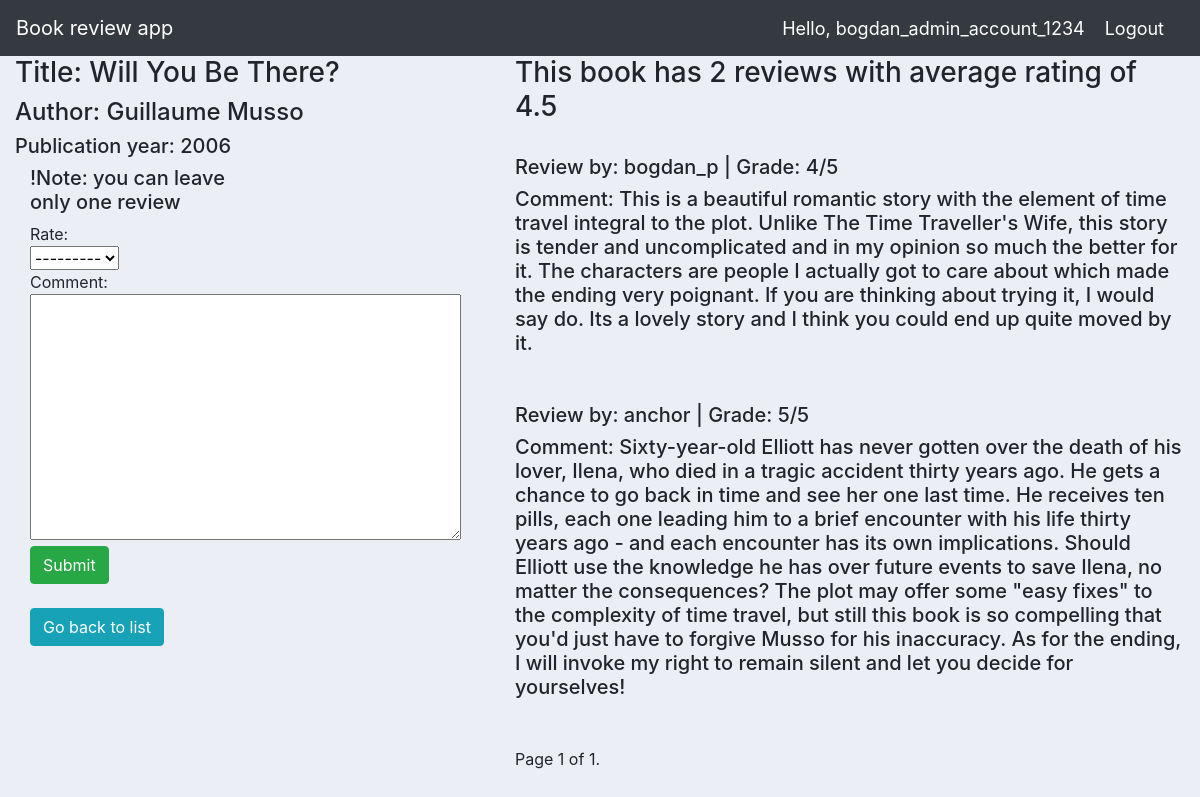
/book_detail/8/ (signed in), run on the app's committed database.
### reviews/models.py (models this page shows, shortened)
class Book(models.Model):
    name = models.CharField(max_length=200)
    image= models.ImageField(default='default.jpg', upload_to='profile_pics',null=True,blank=True)
    author = models.CharField(max_length=200)
    resume = models.TextField(null=True,blank=True)
    publication_year = models.DateTimeField()
    def average_rating(self):
        return self.review_set.aggregate(Avg('rating'))['rating__avg']

class Review(models.Model):
    RATING_CHOICES = (
        (1, '1'),
        (2, '2'),
        (3, '3'),
        (4, '4'),
        (5, '5'),
    )
    user = models.ForeignKey(User,on_delete=models.CASCADE)
    book = models.ForeignKey(Book,on_delete=models.CASCADE)
    pub_date = models.DateTimeField(auto_now_add=True)
    comment = models.TextField(null=True,blank=True)
    rating = models.IntegerField(choices=RATING_CHOICES)

### reviews/views.py (the view, shortened to what this page needs)
# urls.py: path('book_detail/<str:pk>/', BookDetail, name='book_detail'),
@login_required(login_url='login')
def BookDetail(request,pk):
    book = Book.objects.get(pk=pk)
    reviews=Review.objects.filter(book=book)
    count = len(reviews)
    paginator = Paginator(reviews, 7)
    page_number = request.GET.get('page')
    page_obj = paginator.get_page(page_number)
    form = ReviewForm()
    user_review = Review.objects.filter(book=book, user=request.user)
    context={
        'book':page_obj,
        'form':form,
        'books':book,
        'count':count
    }
    return render(request,'reviews/book_detail.html',context)

### reviews/forms.py
class ReviewForm(ModelForm):
    class Meta:
        model = Review
        fields =  ['rating', 'comment']

### reviews/templates/reviews/book_detail.html (shortened to what this page needs)
{% extends 'reviews/main.html' %}
{% load static %}
{% block content %}
<div class="row">
	<div class="col-md-5">
        <h3>Title: {{books.name}}</h1>
        <h4>Author: {{books.author}}</h1>
        <h5>Publication year: {{books.publication_year|date:"Y"}}</h5>
<div class="col-lg-6 col-md-6 mb-6">
    <form method="post" action="">
        <h5>!Note: you can leave only one review</h5>
        Rate:
        <br>
        {{ form.rating }}
        <br>
        Comment:
        <br>
        {{ form.comment }}
    <input type="submit" class="btn btn-success" name="Add Review">
    </form>
    <br>
<a class="btn btn-info" href="{% url 'book_list' %}">Go back to list</a>
</div>
</div>
    <div class="col-md-7">
        <h3>This book has {{ count }} reviews with average rating of {% if count == 0 %} 0 {% else %} {{books.average_rating | floatformat }} {% endif %}</h3>
        <br>
        {% for review in book reversed %}
        <div class="text-wrap">
            <table class="table table-sm">
            <tr>
            <h5>Review by: {{ review.user }} | Grade: {{ review.rating }}/5
                 </h5>
            </tr>
           <h5>Comment: {{ review.comment }} </h5>
        </table>
        </div>
        <br>
        {% endfor %}
        <div class="pagination">
            <span class="step-links">
                <span class="current">
                    Page {{ book.number }} of {{ book.paginator.num_pages }}.
                </span>
            </span>
        </div>
        </div>
    </div>
{% endblock %}

### reviews/templates/reviews/navbar.html (shortened to what this page needs)
{% load static %}
<nav class="navbar navbar-expand-lg navbar-dark bg-dark">
    <a class="navbar-brand" href="#"> Book review app</a>
    <span class="hello-msg">Hello, {{request.user}}</span>
    <span ><a class="hello-msg" href="{% url 'logout' %}">Logout</a></span>
  </nav>

### static/css/main.css (style rules this page uses)
body { background-color: #ebeff5; }

### reviews/templates/reviews/navbar.html (style rules this page uses)
.hello-msg { font-size: 18px; color: #fff; margin-right: 20px; }

### data on the page
Book: name "Will You Be There?", author "Guillaume Musso", publication_year "2006", average_rating "4.5"
Review: user "bogdan_p", rating "4", comment "This is a beautiful romantic story with the element of time travel integral to the plot. Unlike The Time Traveller's Wife, this story is tender and uncomplicated and in my opinion so much the better for it. The characters are people I actually got to care about which made the ending very poignant. If you are thinking about trying it, I would say do. Its a lovely story and I think you could end up quite moved by it."
Review: user "anchor", rating "5", comment "Sixty-year-old Elliott has never gotten over the death of his lover, Ilena, who died in a tragic accident thirty years ago. He gets a chance to go back in time and see her one last time. He receives ten pills, each one leading him to a brief encounter with his life thirty years ago - and each encounter has its own implications. Should Elliott use the knowledge he has over future events to save Ilena, no matter the consequences? The plot may offer some \"easy fixes\" to the complexity of time travel, but still this book is so compelling that you'd just have to forgive Musso for his inaccuracy. As for the ending, I will invoke my right to remain silent and let you decide for yourselves!"

### other printed values
{{ request.user }} "bogdan_admin_account_1234"
{{ count }} "2"
{{ book.number }} "1"
{{ book.paginator.num_pages }} "1"
